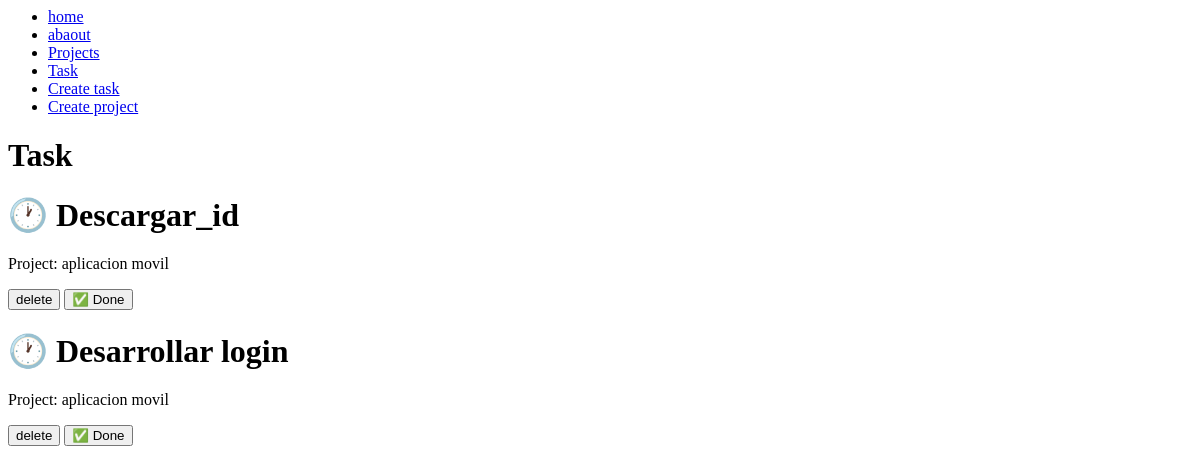
The page /tasks/ on the database as committed earlier.
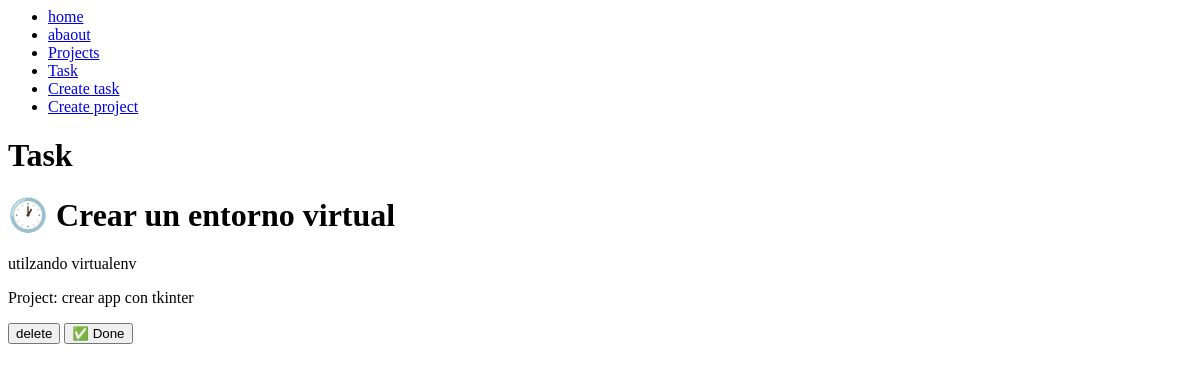
The same page on the database as committed later.
### myapp/models.py (models this page shows, shortened)
class Task(models.Model):
    title = models.CharField(max_length=200)
    description = models.TextField()
    project = models.ForeignKey(project, on_delete=models.CASCADE)
    done = models.BooleanField(default=False)

class project (models.Model):
    name = models.CharField(max_length= 200)
    def __str__(self):
        return self.name

### myapp/views.py (the view)
def tasks(request):
    tasks = Task.objects.all()
    return render(request, 'task.html', {
        'tasks': tasks
    })

### myapp/templates/task.html
{% extends 'base.html'%}
{% block contend %}
<h1>Task</h1>
{% for task in tasks %}
<div>
    <h1>{% if task.done == False %} 🕐
        {% else %}✅ {% endif%}
        {{task.title}} </h1>
    <p>{{task.description}}</p>
    <p>Project: {{task.project}}</p>
<button>
    delete
</button>
<button>
    ✅ Done
</button>
</div>
{% endfor %}
{% endblock %}

### myapp/templates/base.html
<nav>
    <ul>
        <li>
            <a href="/">home</a>
        </li>
        <li>
            <a href="{% url 'about' %}">abaout</a>
        </li>
        <li>
            <a href="{% url 'projects' %}">Projects</a>
        </li>
        <li>
            <a href="{% url 'tasks' %}">Task</a>
        </li>
        <li>
            <a href="{% url 'create_ task' %}">Create task</a>
        </li>
        <li>
            <a href="{% url 'create_project' %}">Create project</a>
        </li>
    </ul>
</nav>
{% block contend%}
{% endblock %}

Rows that differ between the two databases and show on the page:
removed Task: title "Descargar_id", project "aplicacion movil"
removed Task: title "Desarrollar login", project "aplicacion movil"
added Task: title "Crear un entorno virtual", description "utilzando virtualenv", project "crear app con tkinter"
